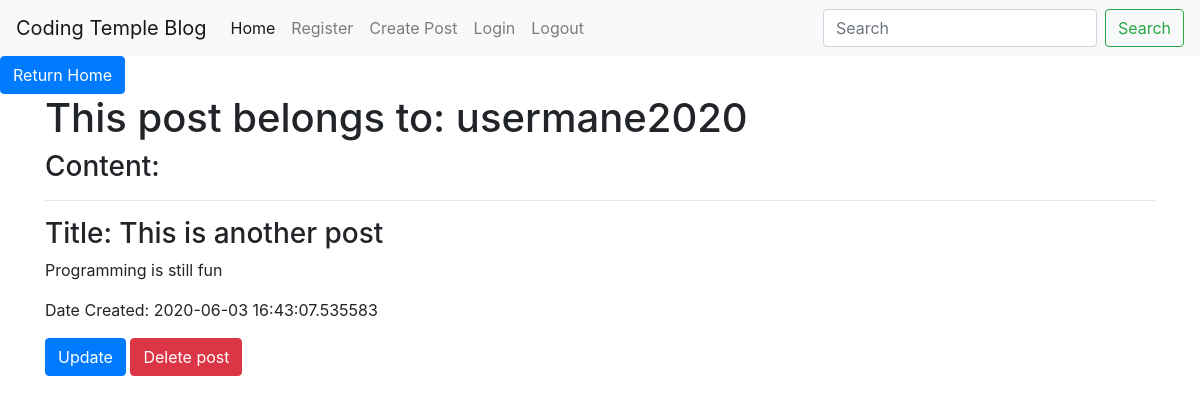
The page /posts/2 (signed in) on the database its author committed.
### may_blog/models.py (models this page shows, shortened)
class User(db.Model, UserMixin):
    id = db.Column(db.Integer, primary_key = True)
    username = db.Column(db.String(150), nullable = False, unique = True)
    email = db.Column(db.String(150), nullable = False, unique = True)
    password = db.Column(db.String(256), nullable = False)
    post = db.relationship('Post', backref = 'author', lazy = True)

class Post(db.Model):
    id = db.Column(db.Integer, primary_key = True)
    title = db.Column(db.String(200))
    content = db.Column(db.String(300))
    date_created = db.Column(db.DateTime, nullable = False, default = datetime.utcnow)
    user_id = db.Column(db.Integer, db.ForeignKey('user.id'), nullable = False)

### may_blog/routes.py (the view)
@app.route('/posts/<int:post_id>')
@login_required
def post_detail(post_id):
    post = Post.query.get_or_404(post_id)
    return render_template('post_detail.html', post = post)

### may_blog/models.py (called while the page is built)
@login.user_loader
def load_user(user_id):
    return User.query.get(int(user_id))

### may_blog/templates/post_detail.html (shortened to what this page needs)
{% extends 'base.html' %}
{% block content %}
<a href="{{ url_for('home') }}"><button class="btn btn-primary">Return Home</button></a>
<div class="container">
    <h1>This post belongs to: {{ post.author.username }}</h1>
    <h3>Content:</h3>
    <hr>
    <h3>Title: {{ post.title }}</h3>
    <p>{{ post.content }}</p>
    <blockquote>Date Created: {{ post.date_created }}</blockquote>
    <a href="{{ url_for('post_update', post_id = post.id ) }}"><button class="btn btn-primary">Update</button></a>
    <button type="button" class="btn btn-danger" data-toggle="modal" data-target="#dangerModal">Delete post</button>
</div>
{% endblock content %}

### rows shown on the page
User: author.username "usermane2020"
Post: title "This is another post", content "Programming is still fun", date_created "2020-06-03 16:43:07.535583"
